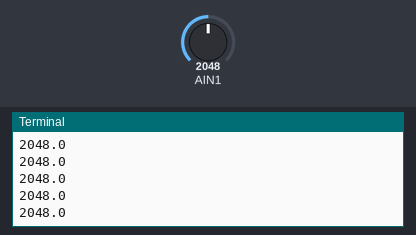
Simulated run of this program. Board: BeagleBone Black. On the bench: the last lines printed to the terminal. The inputs (shaded band) are chosen by the test bench; at power-on: AIN1 = 2048 (analog values on the 0–4095 scale). The clock reads 2024-03-15 10:24:30 at power-on unless the program sets it; files the program writes start out absent; files that are not in the repository are absent.

Above: at 1.2 s.
1.3 s: AIN1 set to 40
At 1.33 s:
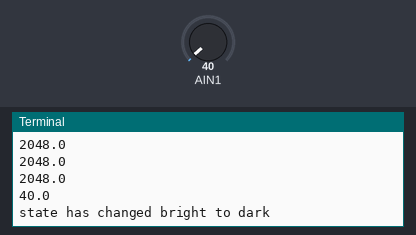
2.8 s: AIN1 set to 0
At 2.8 s:
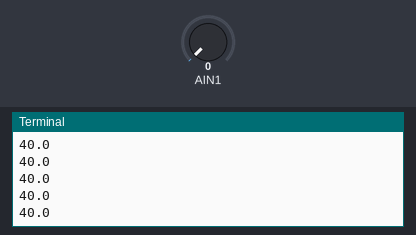
Timing chart, 0 to 5.8 s (numbered marks = the images above; inputs shaded):
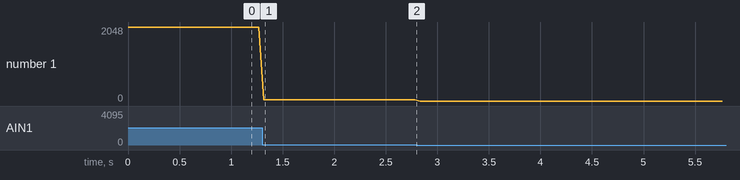

The program:

scan_light_sensor.py
```python
import os
import sys
import Adafruit_BBIO.ADC as ADC
import time


def writeDataToFile(f_name,str_to_write):
        try:
                f = open(f_name, 'r+')
        except IOError as e:
                print f_name, '  Created '
                f=open(f_name,'w+')

        f.read()
        pos = f.tell()
        f.seek(pos)
        string = ('[INFO][%s]  ' % time.ctime() + str_to_write + '\n')
        f.write(string)
        f.close()

class LightSensor:
	str_state = ['dark', 'bright']
	state = 0
	old_state = 0

	def __init__(self):
		ADC.setup()

	def checkDarkBrightChange(self):
		value = ADC.read("P9_40")
		value = ADC.read_raw("P9_40")
		if value < 80:
			self.state = 0
		else:
			self.state = 1
		print value
		if self.old_state != self.state:
			strings = ('state has changed %s to %s ' % (self.str_state[self.old_state], self.str_state[self.state]))
			print ('state has changed %s to %s ' % (self.str_state[self.old_state], self.str_state[self.state]))
			writeDataToFile('light_state.txt',strings)
		self.old_state = self.state


if __name__ == "__main__":
	light_check = LightSensor()
	while True:
		light_check.checkDarkBrightChange()
		time.sleep(0.05)
```

Measured:
- after the input at 1.3 s, the terminal: prints a new line at once (image 1)
- plotted number 1: 2048 → 40 after the input at 1.3 s, 40 → 0 after the input at 2.8 s
